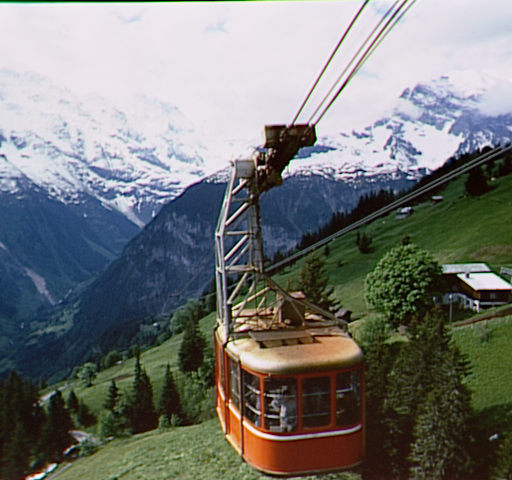
#> input picture cablecar.bmp, 512 x 480 px
$ python part3_16blocks_random.py
#> lines starting #> are read from the running program, lines starting #| are printed output that depends on the picture
import cv2
import numpy as np
import random

# ==========================================
# PART 3 - 16-Block Random Filter Exercise
# ==========================================

# Read grayscale image
gray_img = cv2.imread('../cablecar.bmp', cv2.IMREAD_GRAYSCALE)
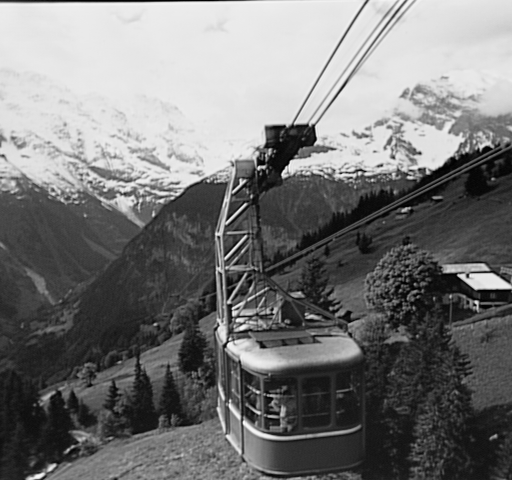
#> gray_img: shape (480, 512); min 0, max 253, mean 119.1

if gray_img is None:
    print("Error: 'cablecar.bmp' not found in the parent directory.")
else:
    # Define the set of available kernels
    k_laplacian = np.array([[-1, -1, -1], [-1,  8, -1], [-1, -1, -1]])
    k_emboss    = np.array([[-2, -1,  0], [-1,  1,  1], [ 0,  1,  2]])
    k_sharpen   = np.array([[ 0, -1,  0], [-1,  5, -1], [ 0, -1,  0]])
    k_sobel_v   = np.array([[-1,  0,  1], [-2,  0,  2], [-1,  0,  1]])
    k_gaussian  = np.array([[ 1,  2,  1], [ 2,  4,  2], [ 1,  2,  1]]) / 16.0

    kernels_list = [k_laplacian, k_emboss, k_sharpen, k_sobel_v, k_gaussian]

    height, width = gray_img.shape
#> height = 480; width = 512

    # Diviser l'image en 16 blocs de même dimension (4x4 grid)
    h_b, w_b = height // 4, width // 4
#> h_b = 120; w_b = 128
    final_img = np.zeros_like(gray_img)

    for i in range(4):
        for j in range(4):
            # Block boundaries
            y1, y2 = i * h_b, (i + 1) * h_b
            x1, x2 = j * w_b, (j + 1) * w_b

            block = gray_img[y1:y2, x1:x2]

            # Choisir un noyau aléatoirement et l'appliquer au bloc
            chosen_k = random.choice(kernels_list)
            # ddepth=-1 keeps output the same depth as source (uint8)
            final_img[y1:y2, x1:x2] = cv2.filter2D(src=block, ddepth=-1, kernel=chosen_k)
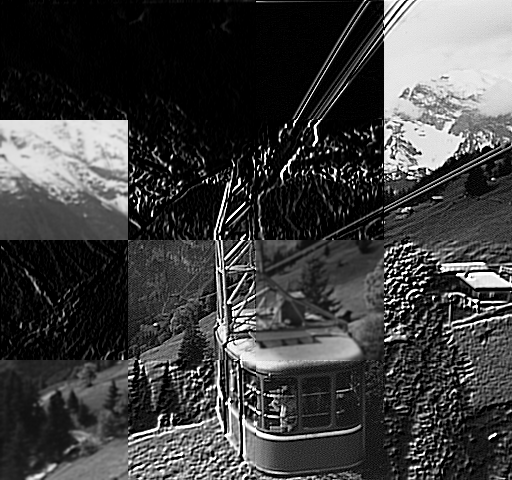
#> final_img: shape (480, 512); min 0, max 255, mean 63.9

    # Regrouper les 16 blocs filtrés dans une seule image et l'afficher
    cv2.imshow('Original Grayscale', gray_img)
    cv2.imshow('Part 3 - 16 Blocks Random Filters', final_img)

    cv2.waitKey(0)
    cv2.destroyAllWindows()

$ run again, with exercise2_border.png saved as cablecar.bmp
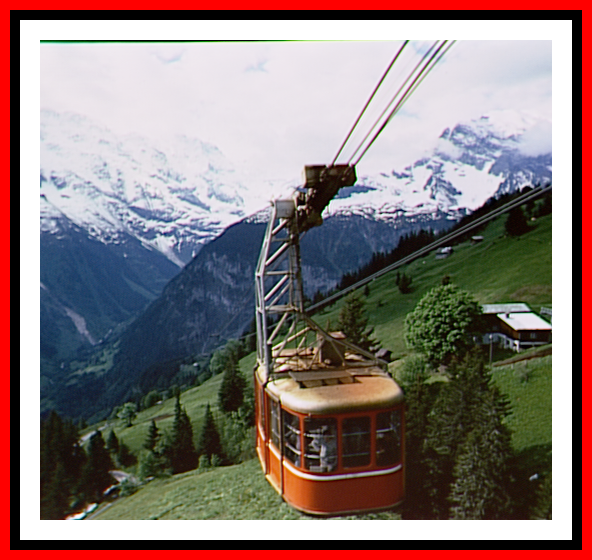
#> input picture exercise2_border.png, 592 x 560 px
#> `gray_img = cv2.imread('../cablecar.bmp', cv2.IMREAD_GRAYSCALE)`:
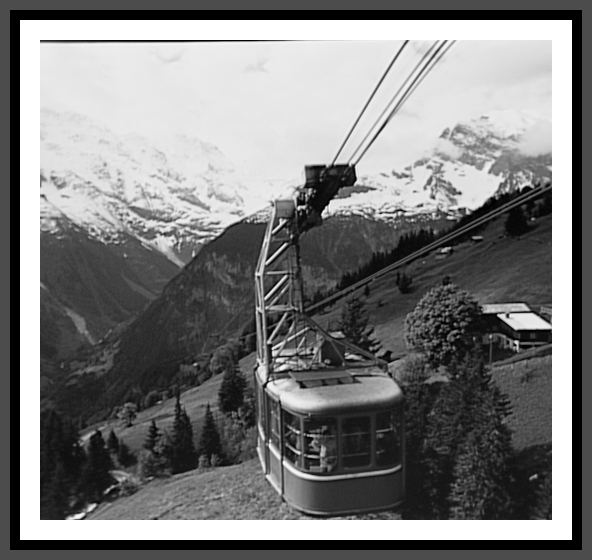
#> gray_img: shape (560, 592); min 0, max 255, mean 125.2
#> after the loop `for i in range(4):`:
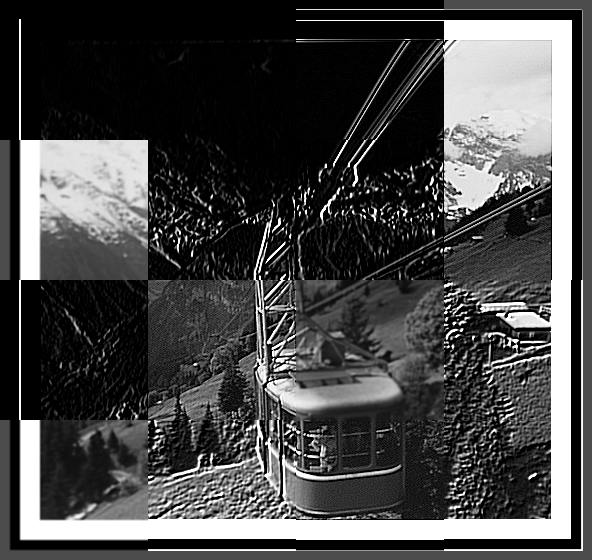
#> final_img: shape (560, 592); min 0, max 255, mean 72.1
